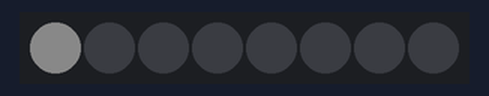
This program was run on a simulated MicroPython board. On the bench: 8 RGB LEDs in strip order, left to right. Dim RGB values are drawn brighter than linear.

Above: at 0.05 s.
At 0.65 s:
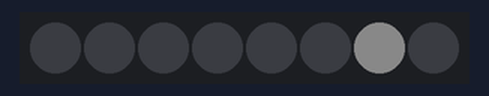
At 1.35 s:
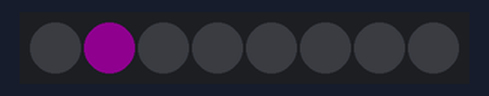
At 1.75 s:
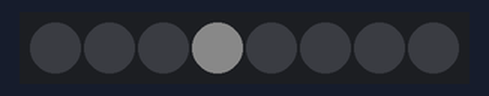
Timing chart, 0 to 40.0 s (numbered marks = the images above):
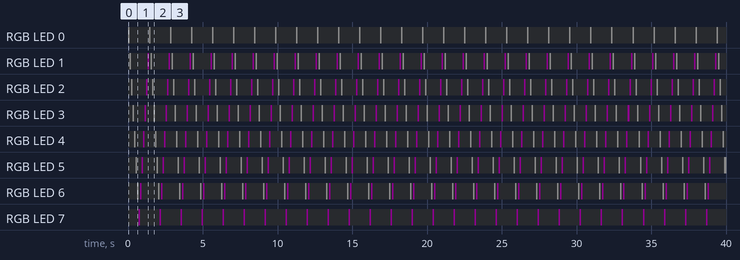

Measured:
- by itself, RGB LED 0: alternates RGB(10, 10, 10) for 0.10 s and off for 1.3 s
- by itself, RGB LED 1: repeats every 1.4 s: off 1.1 s, RGB(15, 0, 15) 0.10 s, off 0.10 s, RGB(10, 10, 10) 0.10 s
- by itself, RGB LED 2: repeats every 1.4 s: off 0.90 s, RGB(15, 0, 15) 0.10 s, off 0.30 s, RGB(10, 10, 10) 0.10 s
- by itself, RGB LED 3: repeats every 1.4 s: off 0.70 s, RGB(15, 0, 15) 0.10 s, off 0.50 s, RGB(10, 10, 10) 0.10 s
- by itself, RGB LED 4: repeats every 1.4 s: off 0.50 s, RGB(15, 0, 15) 0.10 s, off 0.70 s, RGB(10, 10, 10) 0.10 s
- by itself, RGB LED 5: repeats every 1.4 s: off 0.30 s, RGB(15, 0, 15) 0.10 s, off 0.90 s, RGB(10, 10, 10) 0.10 s
- by itself, RGB LED 6: repeats every 1.4 s: off 0.10 s, RGB(15, 0, 15) 0.10 s, off 1.1 s, RGB(10, 10, 10) 0.10 s
- by itself, RGB LED 7: alternates RGB(15, 0, 15) for 0.10 s and off for 1.3 s

The program:

main.py
```python
from neopixel import NeoPixel
from machine import Pin
from time import sleep_ms   # možné i: from time import sleep


np = NeoPixel(Pin(4),8)     # pin změněn z pěti na čtyři!

while True:
    for i in range(7):
        np.fill((0,0,0))
        np[i]=(10,10,10)
        np.write()
        sleep_ms(100)
    for i in range(7, 0, -1):
        np.fill((0,0,0))
        np[i]=(15,0,15)
        np.write()
        sleep_ms(100)   # Zapojení - DIn (digital input)
                        # na Pin5 -- libovolná barva, napětí červené
                        # 5v/3v3/vcc, GND černě či modře
```
